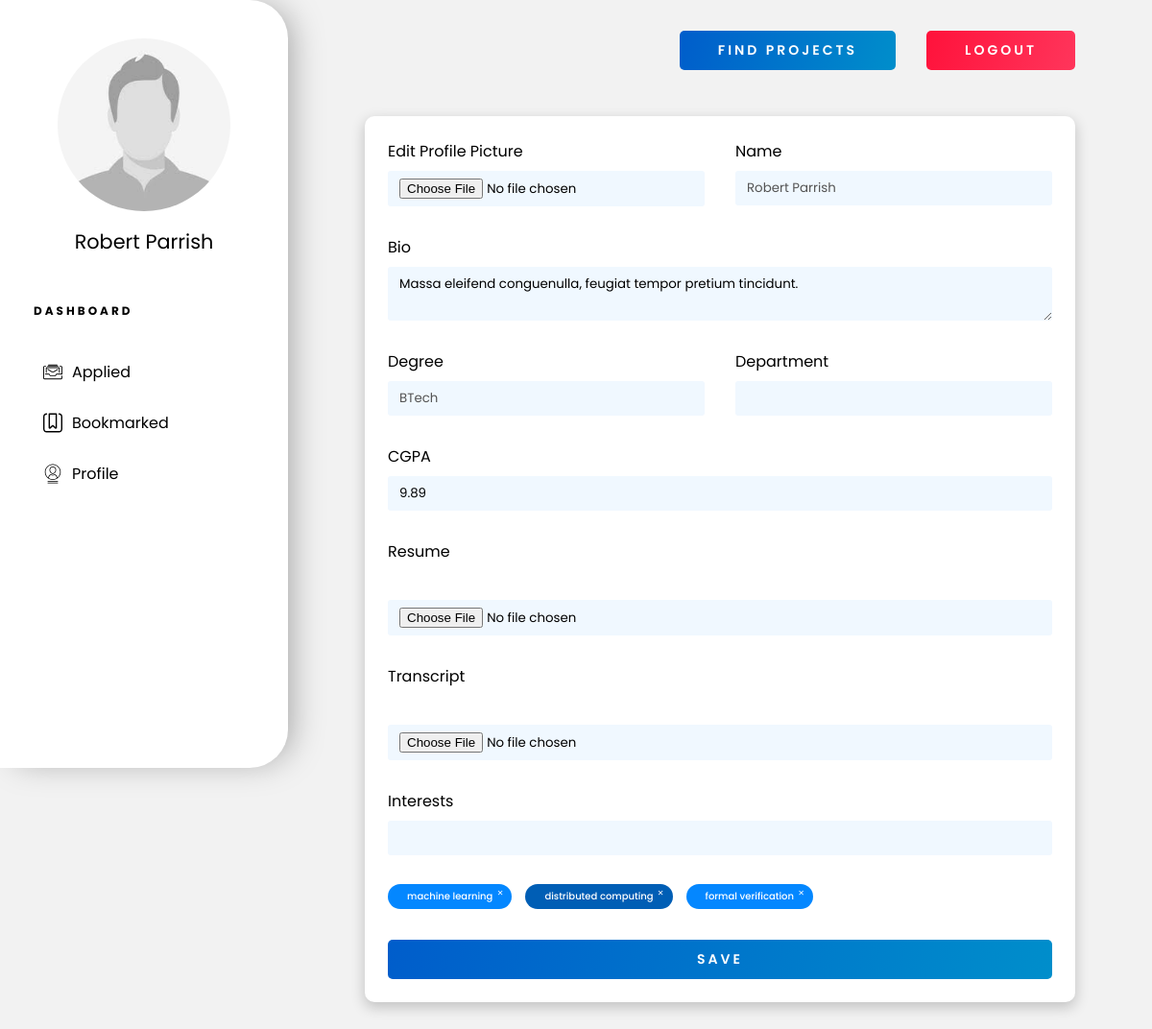
Page /students/profile/ (signed in) on the committed database.
### portal/models.py (models this page shows, shortened)
class Student(models.Model):
    user = models.ForeignKey(User, verbose_name=_(
        "Auth User"), on_delete=models.CASCADE)
    bio = models.TextField()
    degree = models.CharField(
        _("Degree"), choices=Degree.choices, max_length=50)
    cv = models.FileField(_("Resume"), upload_to=upload_cv,
                          storage=OverwriteStorage(), null=True)
    transcript = models.FileField(
        _("Transcripts"), upload_to=upload_transcript, storage=OverwriteStorage(), null=True)
    pic = models.FileField(
        _("Profile Pic"), upload_to=upload_pic, null=True, storage=OverwriteStorage(), blank=True)
    noc = models.FileField(
        _("NOC"), upload_to=upload_noc, null=True, storage=OverwriteStorage(), blank=True)
    cgpa = models.FloatField(_("CGPA"), validators=[
                             MaxValueValidator(10)], null=True)
    interests = models.ManyToManyField("Interests")
    class Meta:
        permissions = (('is_student', 'Is Student'),)

class Interests(models.Model):
    research_field = models.CharField(
        _("Research Area of Interest"), max_length=50)

### portal/views.py (the view, shortened to what this page needs)
class StudentViewSet(ModelViewSet):
    queryset = Student.objects.all()
    serializer_class = StudentSerializer
    permission_classes = [permissions.IsAuthenticated]
    @ action(detail=False, methods=['GET'])
    def profile(self, request):
        user = request.user
        student = user.student_set.all()[0]
        serializer = self.get_serializer(student, many=False)
        interest_text = ', '.join([it['research_field']
                                   for it in serializer.data['interests']])
        return render(request, template_name='profile.html', context={'user_data': serializer.data, 'interest_text': interest_text, 'is_student': isStudent(request.user), 'is_prof': isProf(request.user)})

### portal/models.py (called while the page is built)
def isStudent(user):
    return user.has_perm('portal.is_student')

def isProf(user):
    return user.has_perm('portal.is_prof')

### templates/profile.html (shortened to what this page needs)
{% extends 'dashboard-base.html' %}
{% load static %}
{% block content %}
<div class="profile-container">
    {% if is_student %}
    <form id="profile-form" method="PUT" action="/students/{{user_data.id}}/">
        {% elif is_prof %}
        <form id="profile-form" method="PUT" action="/profs/{{user_data.id}}/">
            {% endif %}
            <div class="inline">
                <div style="display: flex; flex-direction: column;">
                    <label for="picture">Edit Profile Picture</label>
                    <input type="file" name="pic" id="picture" onchange="checkJpeg(this)">
                </div>
                <div style="display: flex; flex-direction: column;">
                    <label for="name">Name</label>
                    <input type="text" name="name" id="name" value="{{user_data.user.first_name}} {{user_data.user.last_name}}" disabled>
                </div>
            </div>
            <label for="bio">Bio</label>
            <textarea name="bio" id="bio" cols="30" rows="2">{{user_data.bio}}</textarea>
            {% if not is_prof %}
            <div class="inline">
                <div style="display: flex; flex-direction: column;">
                    <label for="dept">Degree</label>
                    <input type="text" name="dept" id="dept" value="{{user_data.degree}}" disabled>
                </div>
                <div style="display: flex; flex-direction: column;">
                    <label for="dept">Department</label>
                    <input type="text" name="dept" id="dept" value="{{user_data.dept}}" disabled>
                </div>
            </div>
            <label for="cgpa">CGPA</label>
            <input type="text" name="cgpa" id="cgpa" value="{{user_data.cgpa}}">
            <label for="resume">Resume</label>
            <input type="file" name="cv" id="cv" onchange="checkPdf(this)">
            <label for="transcript">Transcript</label>
            <input type="file" name="transcript" id="transcript">
            {% endif %}
            <label for="interests">Interests</label>
            <div class="int-searchbar">
                <input type="text" name="intDummy" autocomplete="off">
            </div>
            <div class="tag-container">
                {% for interest in user_data.interests %}
                <div class="tag" onclick="handleTagDelete(this)">{{interest.research_field}}</div>
                {% endfor %}
            </div>
            <button type="submit" class="btn wide-text bold">Save</button>
        </form>
</div>
{% endblock %}

### templates/dashboard-base.html (shortened to what this page needs)
{% load static %}
<!DOCTYPE html>
<html lang="en">
<head>
    <link rel="stylesheet" href="{% static 'portal/css/master.css' %}">
    <link rel="stylesheet" href="{% static 'portal/css/dashboard.css' %}">
</head>
<body>
    <div class="sidebar-wrapper">
        <img src="/uploads/user_{{user.id}}/pic.jpg" onerror="changePic()" alt="Profile-Picture" class="profile-picture" id="profile-pic">
        <h1 class="name">{{user.first_name}} {{user.last_name}}</h1>
        <h3 class="dashboard-heading wide-text">Dashboard</h3>
        <ul class="dash-nav">
            {% if is_student %}
            <a href="{% url 'applied-projects' %}">
                <li class="dash-links">
                    <img class="dash-icon" src="{% static 'portal/assets/icons/applications.svg' %}">Applied
                </li>
            </a>
            <a href="{% url 'my-projects' %}?bookmarked=true">
                <li class="dash-links">
                    <img class="dash-icon" src="{% static 'portal/assets/icons/bookmark.svg' %}"> Bookmarked
                </li>
            </a>
            <a href="{% url 'student-profile' %}">
                <li class="dash-links">
                    <img class="dash-icon" src="{% static 'portal/assets/icons/profile.svg' %}">Profile
                </li>
            </a>
            {% endif %}
        </ul>
    </div>
    <div class="dashboard-wrapper">
        <div class="top-nav">
            <a href="{% url 'find-projects' %}" class="btn bold wide-text" id="searchBtn">Find Projects</a>
            {% if user.is_authenticated %}
            <a href="{% url 'logout' %}" class="btn btn-red wide-text bold" id="logout-btn">Logout</a>
            {% else %}
            <a href="{% url 'login' %}" class="btn btn-red wide-text bold" id="logout-btn">Login</a>
            {% endif %}
        </div>
        <div class="dashboard-content">
            {% block content %}
            {% endblock %}
        </div>
    </div>
</body>
</html>

### static/portal/css/master.css (style rules this page uses)
* { --primary-blue: linear-gradient(106deg, rgba(0, 93, 203, 1) 0%, rgba(0, 142, 203, 1) 100%); --primary-red: linear-gradient(106deg, rgba(255, 18, 59, 1) 0%, rgba(255, 53, 91, 1) 100%); --bg-grey: #f2f2f2; --sec-blue: #0071da; --crimson-red: #da0041; --bright-blue: #0487ff; box-sizing: border-box; padding: 0; margin: 0; font-family: 'Poppins', sans-serif; }
a { text-decoration: none; }
ul { list-style: none; margin-bottom: 0; }
button { outline: none; border: none; }
.wide-text { letter-spacing: 3px; }
.bold { font-weight: 600; }
.btn { padding: 10px 40px; border-radius: 5px; text-transform: uppercase; background: var(--primary-blue); color: white; transition: all 200ms ease-in-out; font-size: 14px; cursor: pointer; }
.btn-red { background: var(--primary-red); }

### static/portal/css/dashboard.css (style rules this page uses)
* { --dash-width: 300px; }
body { background-color: var(--bg-grey); }
.sidebar-wrapper { display: flex; flex-direction: column; position: fixed; left: 0; top: 0; width: var(--dash-width); height: 100vh; background-color: white; padding: 2.5rem 30px; border-radius: 0 40px 40px 0; -webkit-box-shadow: 10px 0px 35px -8px rgba(0, 0, 0, 0.34); -moz-box-shadow: 10px 0px 35px -8px rgba(0, 0, 0, 0.34); box-shadow: 10px 0px 35px -8px rgba(0, 0, 0, 0.34); }
.profile-picture { align-self: center; width: 180px; border-radius: 5000px; }
.name { margin: 1rem 0 3rem; font-size: 1.3rem; align-self: center; font-weight: 400; }
.dashboard-heading { text-transform: uppercase; font-size: 0.75rem; margin-left: 5px; }
.dash-nav { margin: 2rem 0; list-style: none; }
.dash-nav a { color: black; }
.dash-links { margin-bottom: 0.5rem; padding: 10px 15px; border-radius: 5px; display: flex; font-weight: 400; font-size: 1rem; transition: background-color 50ms ease-in; }
.dash-icon { width: 20px; margin-right : 10px }
.dashboard-wrapper { padding: 2rem 5rem; margin-left: var(--dash-width); }
.top-nav { display: grid; grid-template-columns: 9fr 1fr; margin-bottom: 3rem; align-items: center; gap: 2rem; }
#searchBtn { margin-left: auto; }
.profile-container { padding: 24px; margin: 3rem 0; -webkit-box-shadow: 0px 5px 14px 1px rgba(0, 0, 0, 0.19); -moz-box-shadow: 0px 5px 14px 1px rgba(0, 0, 0, 0.19); box-shadow: 0px 5px 14px 1px rgba(0, 0, 0, 0.19); background-color: white; border-radius: 10px; }
.inline { display: grid; gap: 2rem; grid-template-columns: 1fr 1fr; }
.profile-container form { display: flex; flex-direction: column; }
.profile-container textarea, .profile-container input { margin: 8px 0 30px; border: none; outline: none; border-radius: 3px; width: 100%; background-color: aliceblue; padding: 8px 12px; }
.profile-container form button { margin-top: 1rem; }
.tag-container { margin: 0 0 1rem; display: flex; align-items: center; flex-wrap: wrap; gap: 14px; }
.tag-container .tag { position: relative; border-radius: 500px; background-color: #0487ff; padding: 5px 20px; font-size: 10px; color: white; font-weight: 500; }
.tag-container .tag::after { position: absolute; top: 2px; right: 4px; content: '\2715'; color: white; font-size: 8px; border-radius: 2px; transition: all 200ms ease-in-out; padding: 2px 5px; }
.tag-container .tag:nth-of-type(2n) { background-color: #005EB5; }
.int-searchbar { position: relative; }

### rows in the picture
Student: bio "Massa eleifend conguenulla, feugiat tempor pretium tincidunt.", cgpa "9.89"
Interests: research_field "machine learning"
Interests: research_field "distributed computing"
Interests: research_field "formal verification"

### other values in the picture
{{ user.first_name }} "Robert"
{{ user.last_name }} "Parrish"
